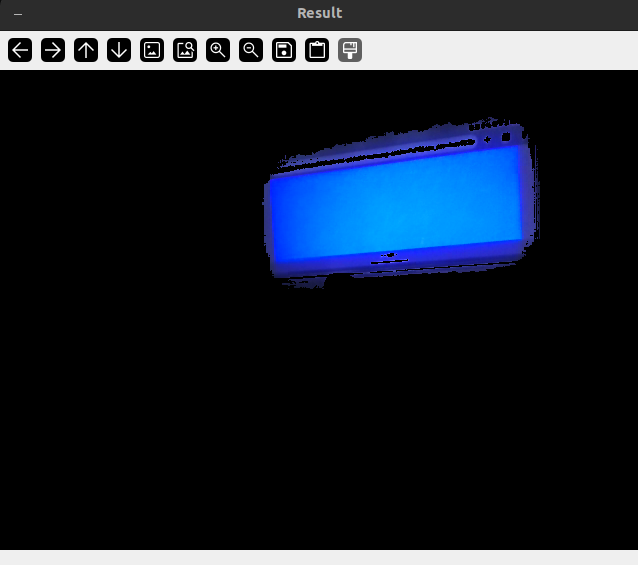
#> input picture OpenCV/Task2/OP1.png, 638 x 565 px, given in place of the camera
$ python Script2.py
#> lines starting #> are read from the running program, lines starting #| are printed output that depends on the picture; after the words box and inside, x2 and y2 are one past the last pixel; in counts of white or black regions, pixels touching at a corner belong together
import cv2
import numpy as np

cap = cv2.VideoCapture(0)
if not cap.isOpened():
    print("Cannot open camera")
    exit()

lower_blue = np.array([100, 150, 0])
upper_blue = np.array([140, 255, 255])
kernel = np.ones((5,5),np.uint8)


while True:
    ret, frame = cap.read()
#> frame is the input picture: shape (565, 638, 3); mean B, G, R 43.6, 31.4, 23.5
    if not ret:
        print("Can't receive frame (stream end?). Exiting ...")
        break

    hsv = cv2.cvtColor(frame, cv2.COLOR_BGR2HSV)
#> hsv: shape (565, 638, 3); mean H, S, V 10.8, 22.4, 43.6
    mask = cv2.inRange(hsv, lower_blue, upper_blue)
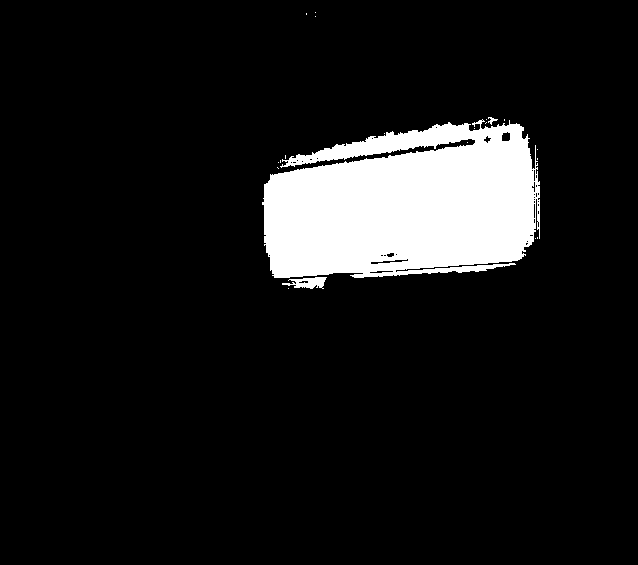
#> mask: shape (565, 638); 9.8% white; 21 white regions (18 under 20 px), largest, box (x1, y1, x2, y2) and area: (262, 119, 540, 278) 34821, (282, 277, 327, 289) 314, (488, 117, 498, 125) 34
    result = cv2.bitwise_and(frame, frame, mask=mask)
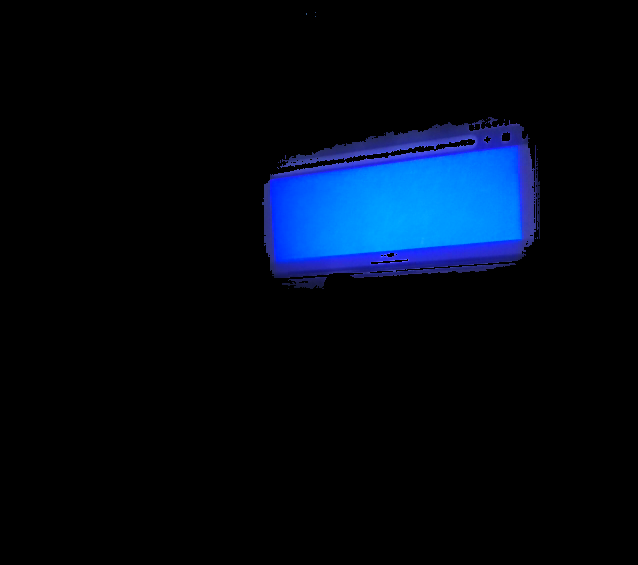
#> result: shape (565, 638, 3); mean B, G, R 21.7, 9.5, 1.5
    erosion = cv2.erode(frame,kernel,iterations = 1)
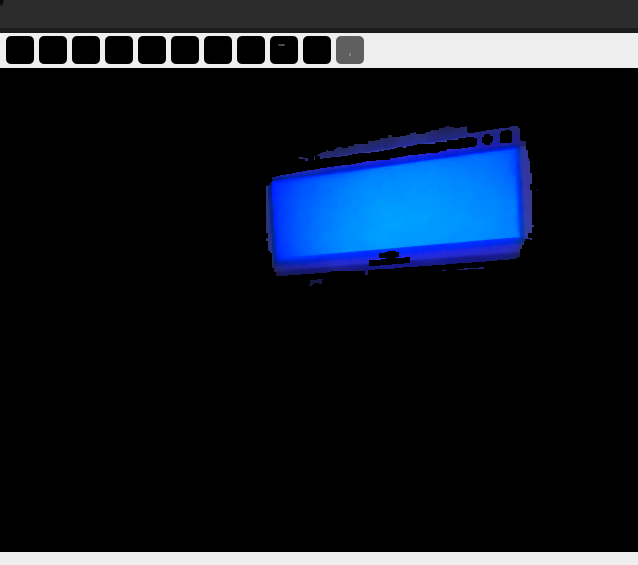
#> erosion: shape (565, 638, 3); mean B, G, R 36.7, 25.6, 18
    dilation = cv2.dilate(frame,kernel,iterations = 1)
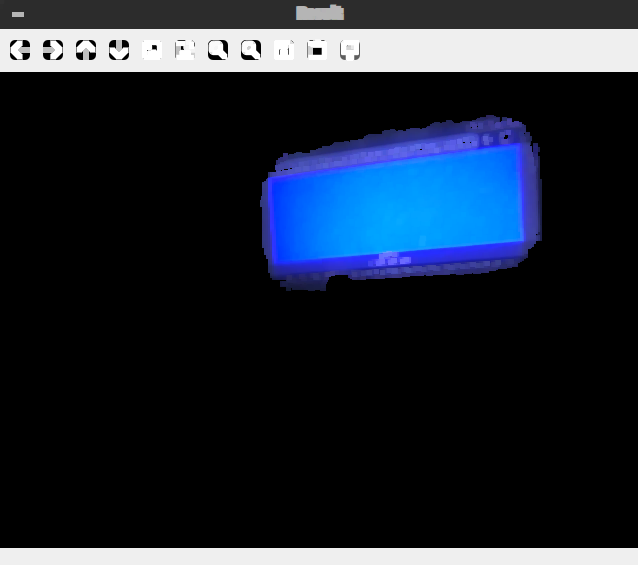
#> dilation: shape (565, 638, 3); mean B, G, R 51.1, 38.1, 29.9
    opening = cv2.morphologyEx(frame, cv2.MORPH_OPEN, kernel)
    cv2.imshow('Result', result)

    if cv2.waitKey(1) & 0xFF == ord('q'):
#> (key q is pressed here)
        break

$ run again, on OpenCV/Task2/OP2.png
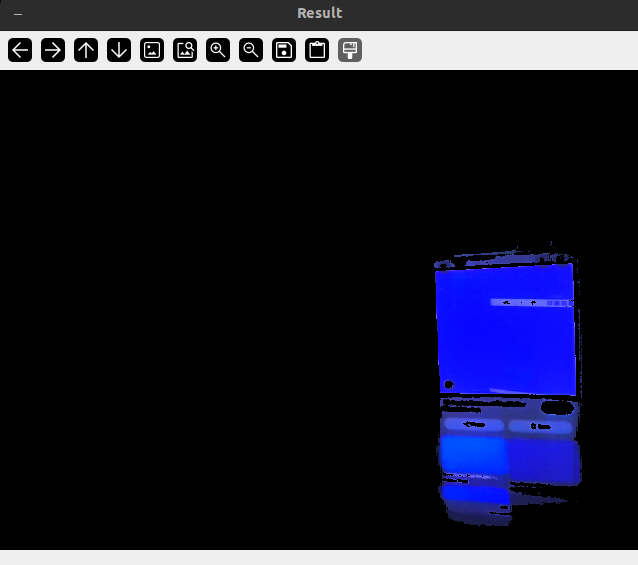
#> input picture OpenCV/Task2/OP2.png, 638 x 565 px, given in place of the camera
#> frame is the input picture: shape (565, 638, 3); mean B, G, R 41.9, 24.8, 24.2
#> hsv: shape (565, 638, 3); mean H, S, V 10.7, 19.9, 41.9
#> `mask = cv2.inRange(hsv, lower_blue, upper_blue)`:
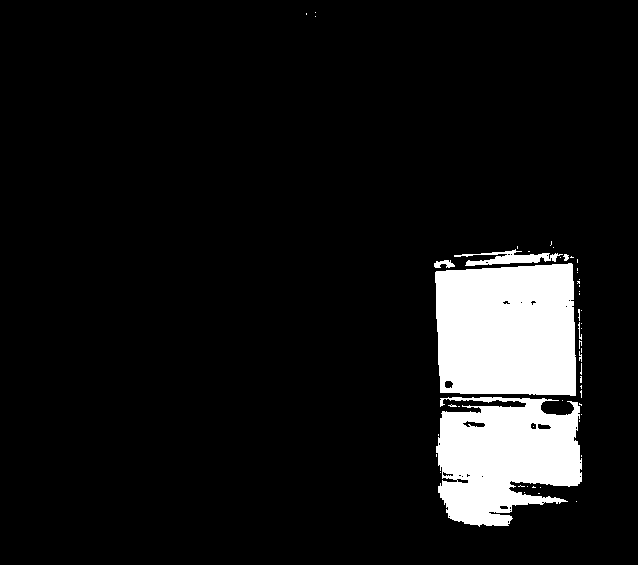
#> mask: shape (565, 638); 8.9% white; 52 white regions (45 under 20 px), largest, box (x1, y1, x2, y2) and area: (435, 263, 576, 396) 17368, (436, 397, 582, 527) 13750, (454, 249, 563, 266) 763
#> `dilation = cv2.dilate(frame,kernel,iterations = 1)`:
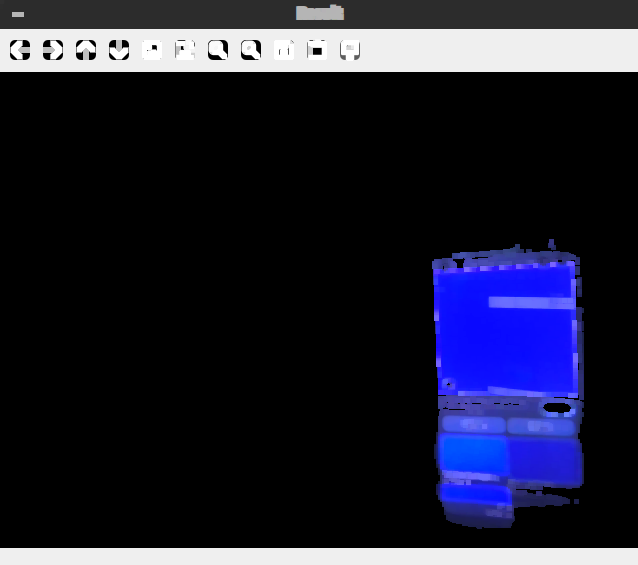
#> dilation: shape (565, 638, 3); mean B, G, R 50.3, 31.6, 31
